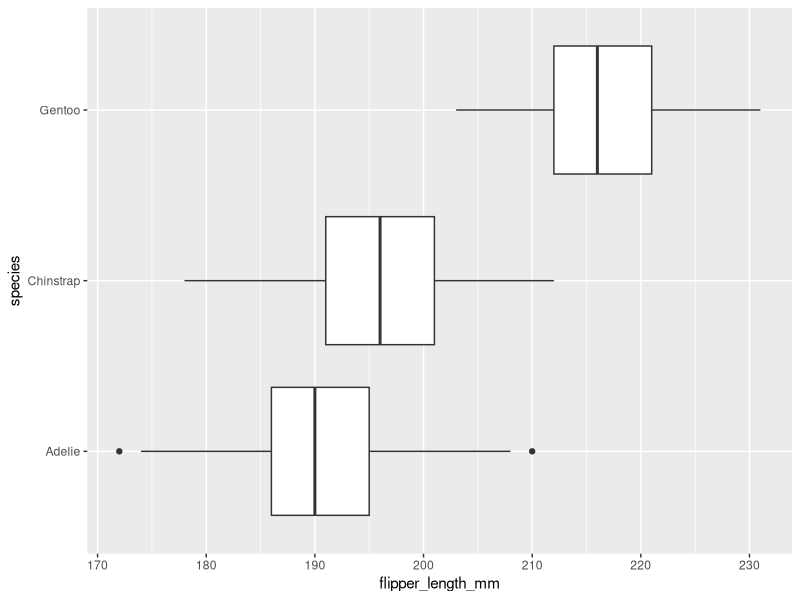
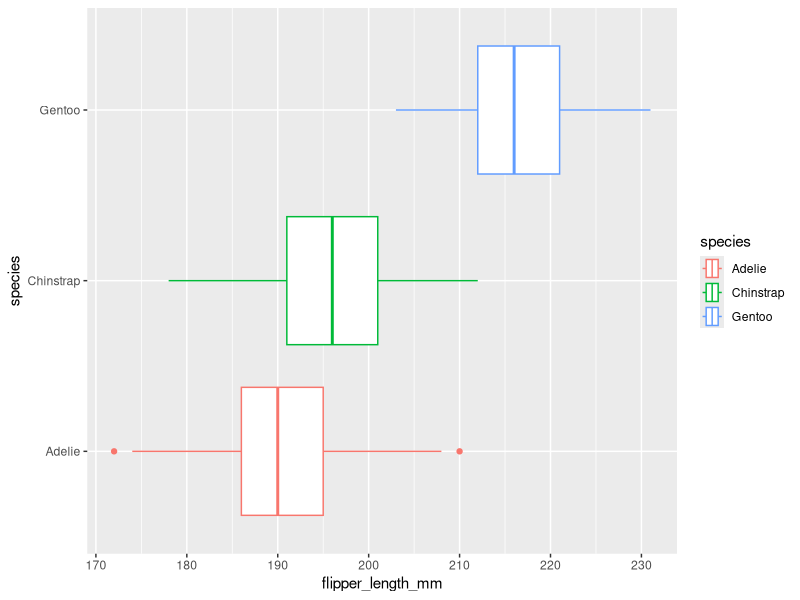
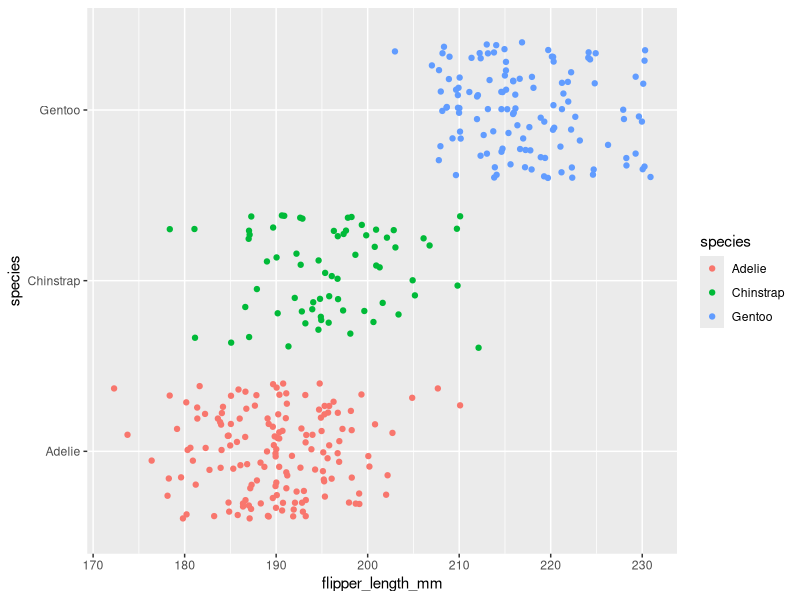
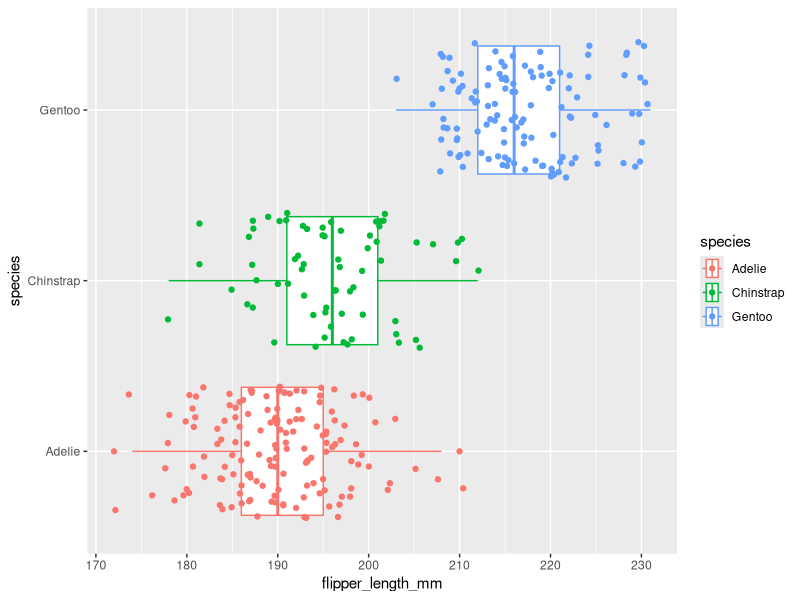
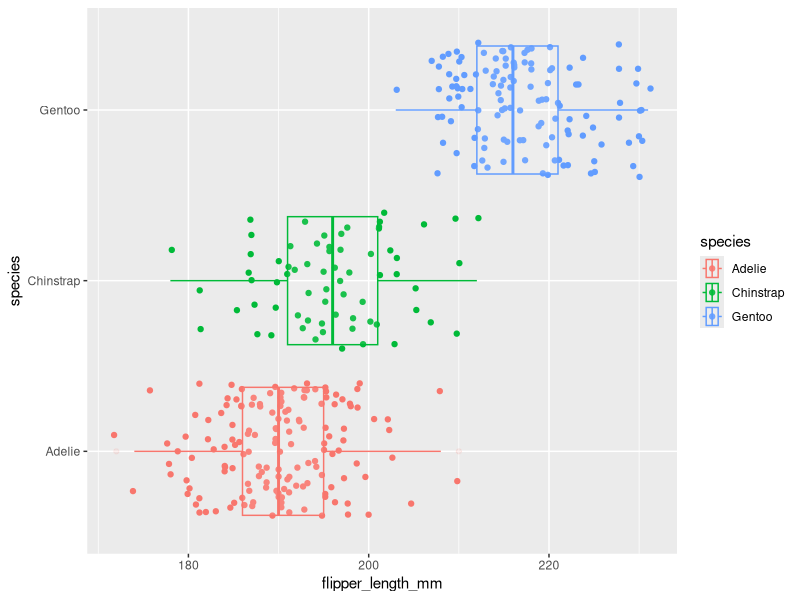
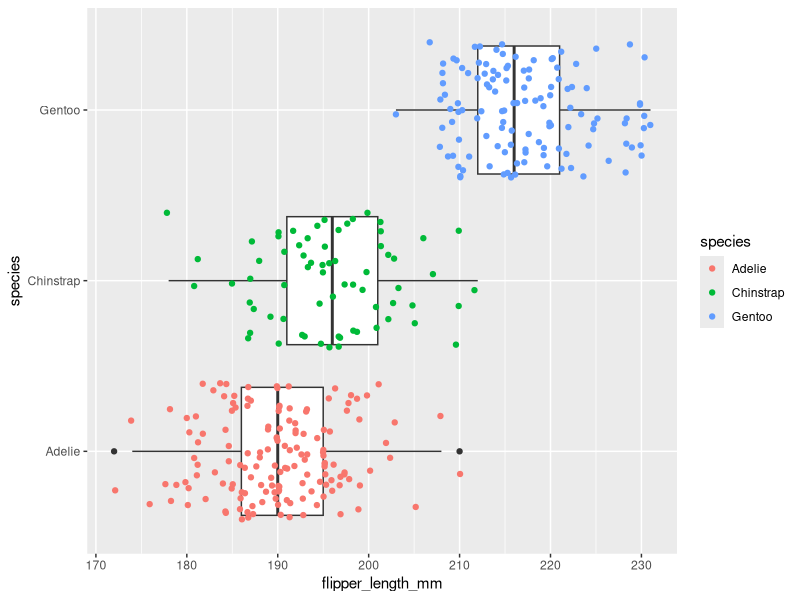
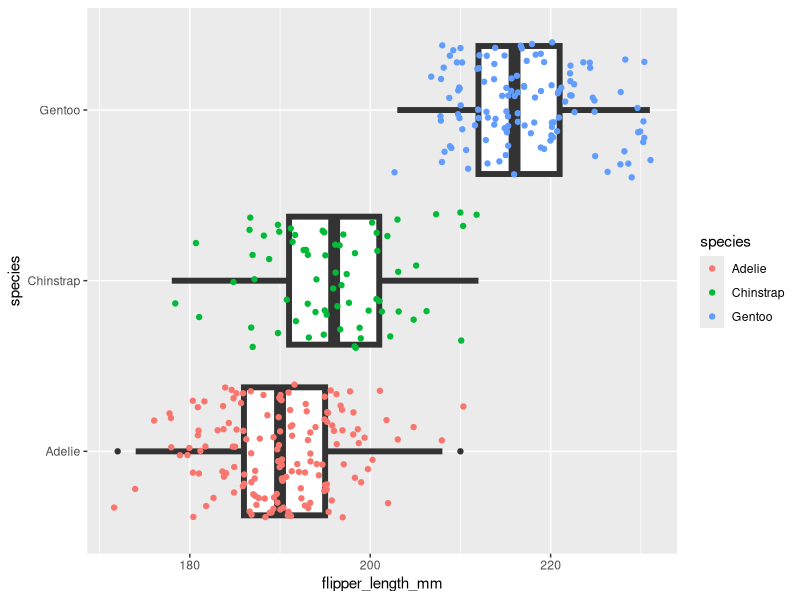
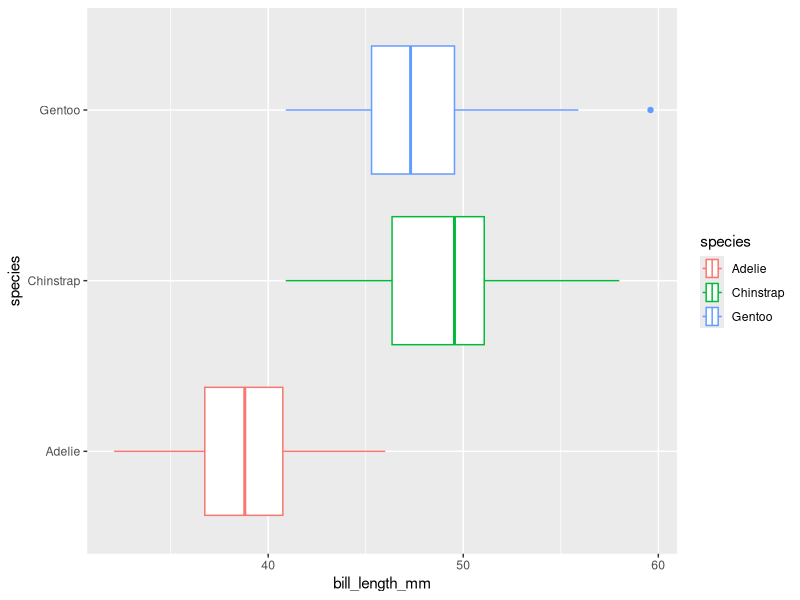

Write the R code that produced these figures, in order.
## ---- chunk 1
knitr::opts_chunk$set(error = TRUE)
## ---- chunk 2
library(palmerpenguins)
penguins
## ---- chunk 3
library(ggplot2)
## ---- chunk 4
ggplot(data = penguins, mapping = aes(x = flipper_length_mm, y = species)) +
  geom_boxplot()
## ---- chunk 5
ggplot(data = penguins, mapping = aes(x = flipper_length_mm, y = species, color = species)) +
  geom_boxplot()
## ---- chunk 6
ggplot(data = penguins, mapping = aes(x = flipper_length_mm, y = species, color = species)) +
  geom_jitter()
## ---- chunk 7
ggplot(data = penguins, mapping = aes(x = flipper_length_mm, y = species, color = species)) +
  geom_boxplot()+
  geom_jitter()

ggplot(data = penguins, mapping = aes(x = flipper_length_mm, y = species, color = species)) +
  geom_jitter()+
  geom_boxplot(alpha=0.1)

## ---- chunk 8
ggplot(data=penguins) +
  geom_boxplot(mapping=aes(x=flipper_length_mm, y=species))+
  geom_jitter(mapping=aes(x=flipper_length_mm, y=species, color=species))

ggplot(data=penguins, mapping=aes(x=flipper_length_mm, y=species)) +
  geom_boxplot(size=2)+
  geom_jitter(aes(color=species))
## ---- chunk 9
ggplot(data=penguins) +
  geom_boxplot(mapping=aes(x=bill_length_mm, y=species, color=species))
## ---- chunk 10
ggplot(data=penguins) +
  geom_boxplot(mapping=aes(x=bill_length_mm, y=sex, color=sex))
## ---- chunk 11
ggplot(data=penguins) +
  geom_boxplot(mapping=aes(x=bill_length_mm, y=island, color=island))
## ---- chunk 12

## ---- chunk 13

## ---- chunk 14

